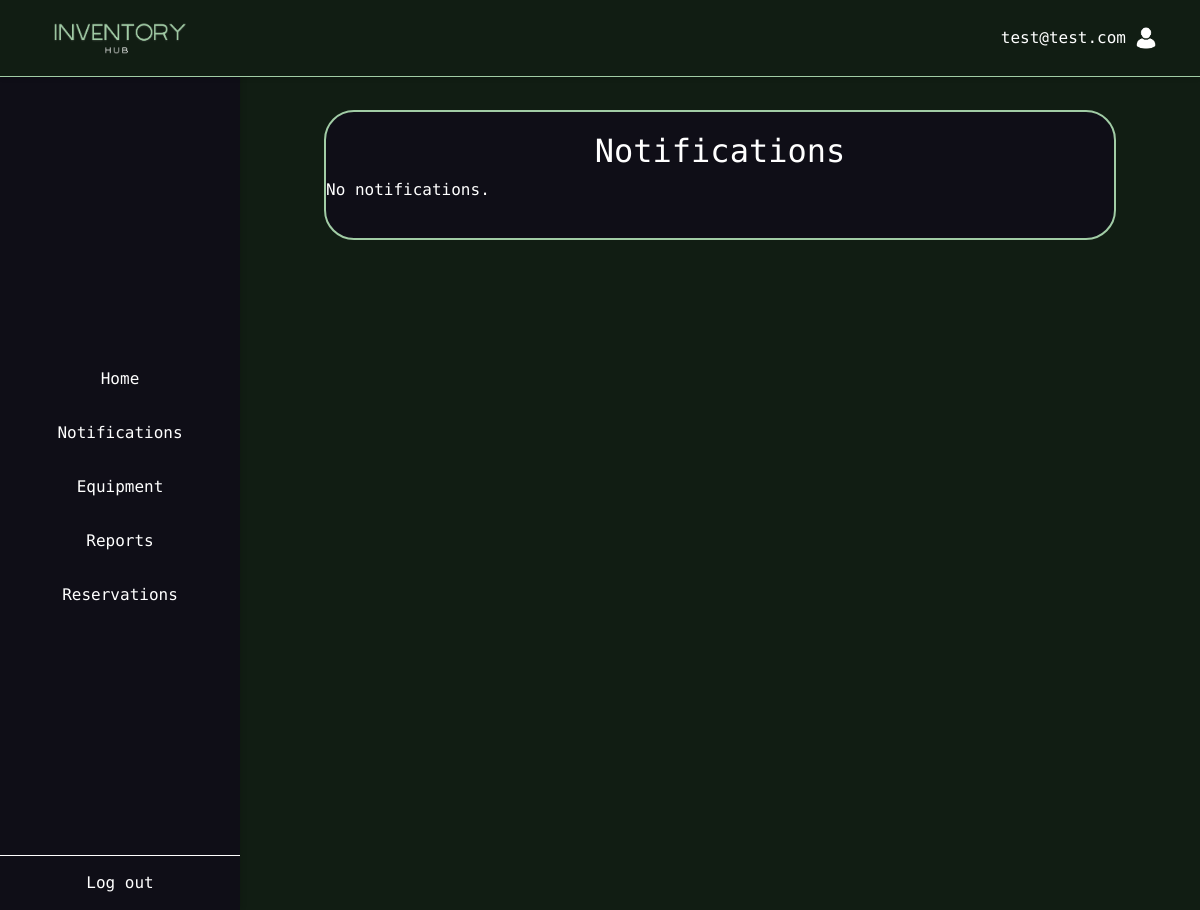
Before: /notifications/ (signed in) with the older database file.
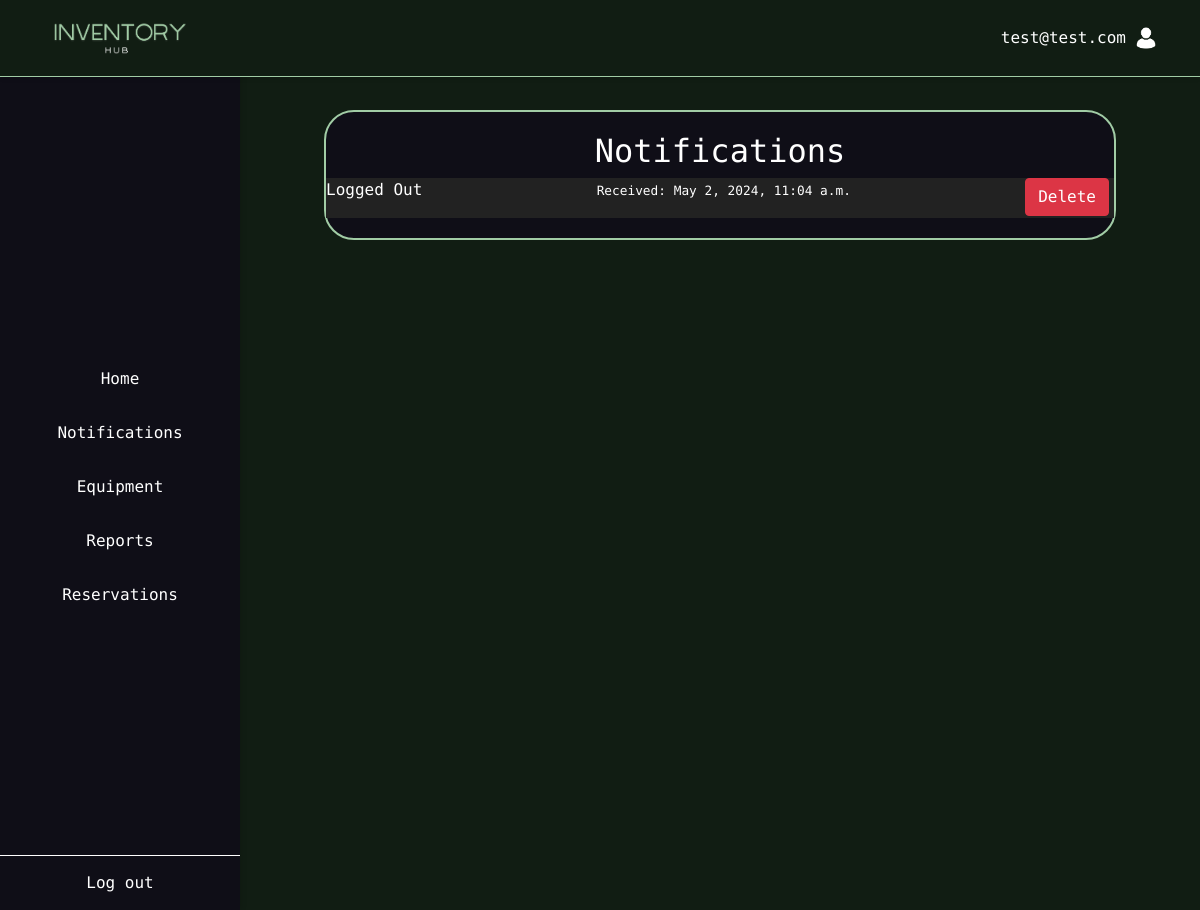
After: the same page with the newer database file.
### InventoryManagement/models.py (models this page shows, shortened)
class UserNotification(models.Model):
    user = models.ForeignKey(CustomUser, on_delete=models.CASCADE)
    message =  models.CharField(max_length=65535)
    created = models.DateTimeField(auto_now_add=True)

### InventoryManagement/views.py (the view)
# urls.py: path('notifications/', views.notifications, name='notifications'),
@login_required
def notifications(request):
    notifications = UserNotification.objects.filter(user=request.user).order_by('-created')
    return render(request, 'notifications.html', {'notifications': notifications})

### InventoryManagement/templates/notifications.html (shortened to what this page needs)
{% extends "base.html" %}
{% load static %}
{% block styles %}
    <link rel="stylesheet" href="{% static 'css/equipment.css' %}">
    <link rel="stylesheet" href="{% static 'css/notifs.css' %}">
{% endblock %}
{% block content %}
    <div class="structure-main">
    <div class="electronics-panel">
  <h2>Notifications</h2>
  {% for notification in notifications %}
    <div class="notification">
        <p>{{ notification.message }}</p>
        <p><small>Received: {{ notification.created }}</small></p>
        <form method="post" action="{% url 'delete_notification' notification.id %}">
        <button type="submit" class="btn btn-danger">Delete</button>
      </form>
    </div>
  {% empty %}
    <p>No notifications.</p>
  {% endfor %}
    </div>
    </div>
{% endblock %}

Changed rows visible on the page:
added UserNotification: message "Logged Out", created "May 2, 2024, 11:04 a.m."
Other visible differences:
text no longer shown: "No notifications."
